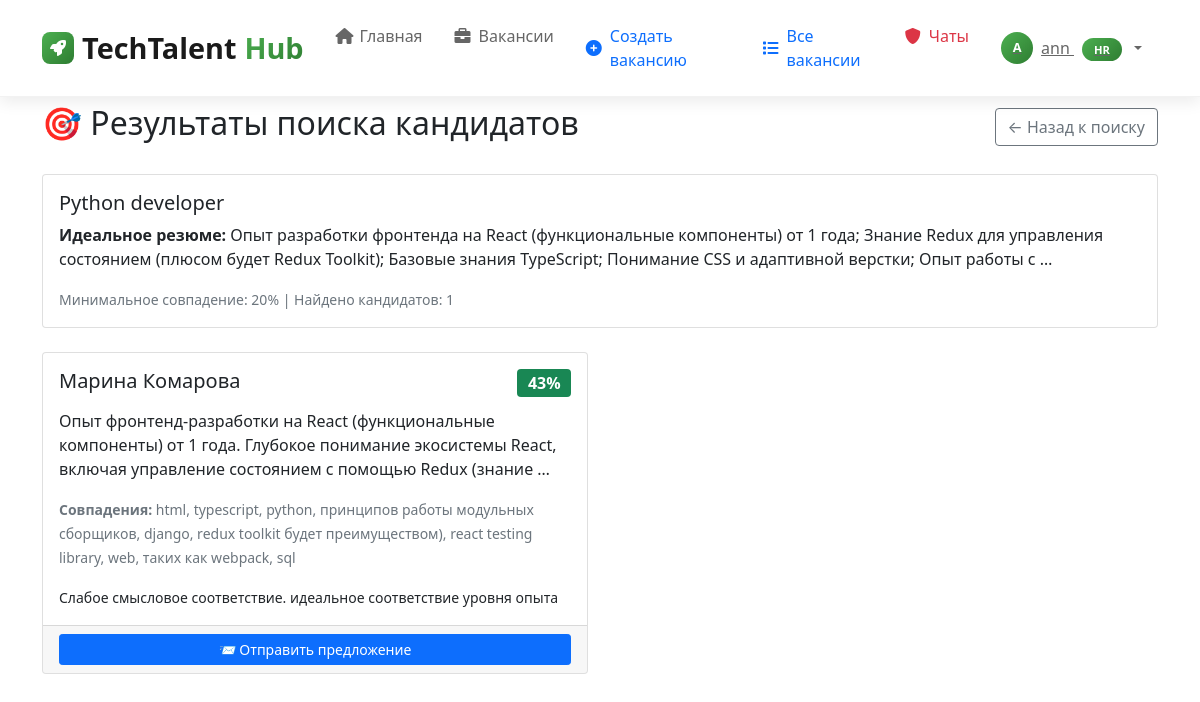
The page /ai-search/results/1/ (signed in) on the database its author committed.
### career_app/models.py (models this page shows, shortened)
class IdealCandidateProfile(models.Model):
    hr_user = models.ForeignKey(User, on_delete=models.CASCADE, verbose_name="HR")
    title = models.CharField(max_length=200, verbose_name="Название профиля")
    ideal_resume = models.TextField(verbose_name="Идеальное резюме")
    required_skills = models.TextField(verbose_name="Требуемые навыки")
    experience_level = models.CharField(max_length=100, verbose_name="Уровень опыта")
    education_requirements = models.TextField(blank=True, verbose_name="Требования к образованию")
    min_match_percentage = models.IntegerField(default=70, verbose_name="Минимальный % совпадения")
    max_candidates = models.IntegerField(default=10, verbose_name="Максимум кандидатов")
    is_active = models.BooleanField(default=True, verbose_name="Активен")
    created_at = models.DateTimeField(auto_now_add=True)
    class Meta:
        verbose_name = "Идеальный профиль кандидата"
        verbose_name_plural = "Идеальные профили кандидатов"

class AISearchMatch(models.Model):
    ideal_candidate_profile = models.ForeignKey(IdealCandidateProfile, on_delete=models.CASCADE, null=True, blank=True)
    ideal_vacancy_profile = models.ForeignKey(IdealVacancyProfile, on_delete=models.CASCADE, null=True, blank=True)
    matched_applicant = models.ForeignKey(Applicant, on_delete=models.CASCADE, null=True, blank=True)
    matched_vacancy = models.ForeignKey(Vacancy, on_delete=models.CASCADE, null=True, blank=True)
    match_percentage = models.IntegerField(verbose_name="Процент совпадения")
    match_details = models.JSONField(verbose_name="Детали совпадения", default=dict)
    status = models.CharField(max_length=20, choices=[
        ('pending', 'Ожидает'),
        ('offer_sent', 'Офер отправлен'),
        ('accepted', 'Принято'),
        ('rejected', 'Отклонено'),
    ], default='pending')
    created_at = models.DateTimeField(auto_now_add=True)
    class Meta:
        verbose_name = "Результат ИИ-поиска"
        verbose_name_plural = "Результаты ИИ-поиска"

class Applicant(models.Model):
    EXPERIENCE_LEVELS = [
        ('no_experience', 'Нет опыта'),
        ('intern', 'Стажер'),
        ('junior', 'Junior (Начинающий)'),
        ('middle', 'Middle (Опытный)'),
        ('senior', 'Senior (Старший)'),
        ('lead', 'Lead (Руководитель)'),
    ]
    EDUCATION_LEVELS = [
        ('secondary', 'Среднее'),
        ('secondary_professional', 'Среднее профессиональное'),
        ('high', 'Высшее образование'),
    ]
    user = models.OneToOneField(User, on_delete=models.CASCADE, null=True, blank=True)
    first_name = models.CharField(max_length=100, verbose_name="Имя")
    last_name = models.CharField(max_length=100, verbose_name="Фамилия")
    email = models.EmailField(verbose_name="Email")
    phone = models.CharField(max_length=20, verbose_name="Телефон")
    position = models.CharField(max_length=200, blank=True, verbose_name="Желаемая должность")
    experience_level = models.CharField(
        max_length=50,
        choices=EXPERIENCE_LEVELS,
        blank=True,
        verbose_name="Уровень опыта"
    )
    education_level = models.CharField(
        max_length=50,
        choices=EDUCATION_LEVELS,
        blank=True,
        verbose_name="Уровень образования"
    )
    skills = models.TextField(blank=True, verbose_name="Навыки")
    experience = models.TextField(blank=True, verbose_name="Опыт работы")
    education = models.TextField(blank=True, verbose_name="Образование")
    about = models.TextField(blank=True, verbose_name="О себе")
    resume_file = models.FileField(upload_to='resumes/', null=True, blank=True, verbose_name="Файл резюме")
    resume_text = models.TextField(blank=True, verbose_name="Текст резюме")
    created_at = models.DateTimeField(auto_now_add=True)
    is_published = models.BooleanField(default=True, verbose_name="Резюме опубликовано")
    class Meta:
        verbose_name = "Соискатель"
        verbose_name_plural = "Соискатели"

### career_app/views.py (the view)
# urls.py: path('ai-search/results/<int:profile_id>/', views.ai_search_results, name='ai_search_results'),
@login_required
def ai_search_results(request, profile_id):
    user_profile = request.user.userprofile
    try:
        if user_profile.role == 'hr':
            profile = IdealCandidateProfile.objects.get(id=profile_id, hr_user=request.user)
            matches = AISearchMatch.objects.filter(
                ideal_candidate_profile=profile
            ).select_related('matched_applicant').order_by('-match_percentage')
            template = 'career_app/ai_candidate_results.html'
        else:
            profile = IdealVacancyProfile.objects.get(id=profile_id, applicant__user=request.user)
            matches = AISearchMatch.objects.filter(
                ideal_vacancy_profile=profile
            ).select_related('matched_vacancy', 'matched_vacancy__company').order_by('-match_percentage')
            template = 'career_app/ai_vacancy_results.html'
        print(f"=== ДИАГНОСТИКА РЕЗУЛЬТАТОВ ===")
        print(f"Профиль: {profile.title}")
        print(f"Найдено совпадений в базе: {matches.count()}")
        for match in matches:
            if hasattr(match, 'matched_vacancy') and match.matched_vacancy:
                print(f"- Вакансия: {match.matched_vacancy.title} - {match.match_percentage}%")
            elif hasattr(match, 'matched_applicant') and match.matched_applicant:
                print(
                    f"- Кандидат: {match.matched_applicant.first_name} {match.matched_applicant.last_name} - {match.match_percentage}%")
        context = {
            'profile': profile,
            'matches': matches,
            'debug_info': {
                'matches_count': matches.count(),
                'profile_title': profile.title
            }
        }
        return render(request, template, context)
    except IdealCandidateProfile.DoesNotExist:
        messages.error(request, 'Профиль кандидата не найден.')
        return redirect('ai_search_dashboard')
    except IdealVacancyProfile.DoesNotExist:
        messages.error(request, 'Профиль вакансии не найден.')
        return redirect('ai_search_dashboard')

### templates/career_app/ai_candidate_results.html (shortened to what this page needs)
{% extends 'base.html' %}
{% block content %}
<div class="container mt-4">
    <div class="d-flex justify-content-between align-items-center mb-4">
        <h2>🎯 Результаты поиска кандидатов</h2>
        <a href="{% url 'ai_search_dashboard' %}" class="btn btn-outline-secondary">← Назад к поиску</a>
    </div>
    <div class="card mb-4">
        <div class="card-body">
            <h5 class="card-title">{{ profile.title }}</h5>
            <p class="card-text"><strong>Идеальное резюме:</strong> {{ profile.ideal_resume|truncatewords:30 }}</p>
            <p class="card-text">
                <small class="text-muted">
                    Минимальное совпадение: {{ profile.min_match_percentage }}% |
                    Найдено кандидатов: {{ matches|length }}
                </small>
            </p>
        </div>
    </div>
    {% if matches %}
    <div class="row">
        {% for match in matches %}
        <div class="col-md-6 mb-3">
            <div class="card h-100">
                <div class="card-body">
                    <div class="d-flex justify-content-between align-items-start mb-2">
                        <h5 class="card-title">{{ match.matched_applicant.first_name }} {{ match.matched_applicant.last_name }}</h5>
                        <span class="badge bg-success fs-6">{{ match.match_percentage }}%</span>
                    </div>
                    {% if match.matched_applicant.resume_text %}
                    <p class="card-text">{{ match.matched_applicant.resume_text|truncatewords:20 }}</p>
                    {% endif %}
                    {% if match.match_details.matched_concepts %}
                    <p class="card-text">
                        <small class="text-muted">
                            <strong>Совпадения:</strong>
                            {{ match.match_details.matched_concepts|join:", " }}
                        </small>
                    </p>
                    {% endif %}
                    {% if match.match_details.explanation %}
                    <p class="card-text">
                        <small>{{ match.match_details.explanation }}</small>
                    </p>
                    {% endif %}
                </div>
                <div class="card-footer">
                    <div class="d-grid gap-2">
                        <a href="{% url 'send_offer_to_candidate' match.id %}" class="btn btn-primary btn-sm">
                            📨 Отправить предложение
                        </a>
                    </div>
                </div>
            </div>
        </div>
        {% endfor %}
    </div>
    {% endif %}
</div>
{% endblock %}

### templates/base.html (shortened to what this page needs)
<!DOCTYPE html>
<html lang="ru">
<head>
    <link href="https://cdn.jsdelivr.net/npm/bootstrap@5.1.3/dist/css/bootstrap.min.css" rel="stylesheet">
    <link href="https://cdnjs.cloudflare.com/ajax/libs/font-awesome/6.0.0/css/all.min.css" rel="stylesheet">
</head>
<body>
    <nav class="navbar navbar-expand-lg navbar-light fixed-top">
        <div class="container">
            <a class="navbar-brand" href="{% url 'home' %}">
                <div class="brand-icon">
                    <i class="fas fa-rocket"></i>
                </div>
                TechTalent<span>Hub</span>
            </a>
            <div class="collapse navbar-collapse" id="navbarNav">
                <ul class="navbar-nav me-auto">
    <li class="nav-item">
        <a class="nav-link {% if request.path == '/' %}active{% endif %}" href="{% url 'home' %}">
            <i class="fas fa-home"></i>
            Главная
        </a>
    </li>
    <li class="nav-item">
        <a class="nav-link {% if 'vacancy' in request.path %}active{% endif %}" href="{% url 'vacancy_list' %}">
            <i class="fas fa-briefcase"></i>
            Вакансии
        </a>
    </li>
    {% if user.is_authenticated %}
        {% if user.userprofile.role == 'admin' %}
            <li class="nav-item admin">
                <a class="nav-link" href="{% url 'moderation_list' %}">
                    <i class="fas fa-shield-alt"></i>
                    Модерация
                </a>
            </li>
            <li class="nav-item admin">
                <a class="nav-link" href="{% url 'analytics' %}">
                    <i class="fas fa-chart-bar"></i>
                    Аналитика
                </a>
            </li>
        {% elif user.userprofile.role == 'hr' %}
            <li class="nav-item hr">
                <a class="nav-link" href="{% url 'create_vacancy' %}">
                    <i class="fas fa-plus-circle"></i>
                    Создать вакансию
                </a>
            </li>
            <li class="nav-item hr">
                <a class="nav-link" href="{% url 'vacancy_list' %}">
                    <i class="fas fa-list"></i>
                    Все вакансии
                </a>
            </li>
        {% endif %}
            <li class="nav-item admin">
                <a class="nav-link" href="{% url 'chat_list' %}">
                    <i class="fas fa-shield-alt"></i>
                    Чаты
                </a>
            </li>
    {% endif %}
</ul>
                <ul class="navbar-nav">
                    {% if user.is_authenticated %}
                        <li class="nav-item dropdown">
                            <a class="user-dropdown dropdown-toggle" href="#" role="button" data-bs-toggle="dropdown">
                                <div class="user-avatar">
                                    {{ user.username|first|upper }}
                                </div>
                                <span class="d-none d-md-inline">
                                    {{ user.username }}
                                    <span class="role-badge">
                                        {% if user.userprofile.role == 'admin' %}Админ
                                        {% elif user.userprofile.role == 'hr' %}HR
                                        {% elif user.userprofile.role == 'university' %}ВУЗ
                                        {% elif user.userprofile.role == 'student' %}Студент
                                        {% else %}Пользователь{% endif %}
                                    </span>
                                </span>
                            </a>
                        </li>
                    {% endif %}
                </ul>
            </div>
        </div>
    </nav>
    <div style="padding-top: 80px;"></div>
    <main>
        {% block content %}
        {% endblock %}
    </main>
</body>
</html>

### templates/base.html (style rules this page uses)
:root { --primary-green: #4caf50; --primary-dark: #1a1a1a; --text-gray: #666; --light-gray: #f8f9fa; --border-color: #e9ecef; --shadow-light: 0 5px 15px rgba(0,0,0,0.08); --shadow-medium: 0 10px 30px rgba(0,0,0,0.12); }
.navbar { background: rgba(255, 255, 255, 0.95) !important; backdrop-filter: blur(10px); border-bottom: 1px solid rgba(0, 0, 0, 0.05); padding: 1rem 0; transition: all 0.3s ease; box-shadow: var(--shadow-light); }
.navbar-brand { font-weight: 800; font-size: 1.8rem; color: var(--primary-dark) !important; display: flex; align-items: center; gap: 0.5rem; }
.navbar-brand span { color: var(--primary-green); background: linear-gradient(135deg, var(--primary-green) 0%, #2e7d32 100%); -webkit-background-clip: text; -webkit-text-fill-color: transparent; background-clip: text; }
.brand-icon { width: 32px; height: 32px; background: linear-gradient(135deg, var(--primary-green) 0%, #2e7d32 100%); border-radius: 8px; display: flex; align-items: center; justify-content: center; color: white; font-size: 1rem; }
.nav-link { color: var(--text-gray) !important; font-weight: 500; padding: 0.5rem 1rem !important; border-radius: 8px; transition: all 0.3s ease; display: flex; align-items: center; gap: 0.5rem; position: relative; }
.nav-link i { width: 16px; text-align: center; }
.user-dropdown { background: none; border: none; color: var(--text-gray); font-weight: 500; display: flex; align-items: center; gap: 0.5rem; padding: 0.5rem 1rem; border-radius: 8px; transition: all 0.3s ease; }
.user-avatar { width: 32px; height: 32px; background: linear-gradient(135deg, var(--primary-green) 0%, #2e7d32 100%); border-radius: 50%; display: flex; align-items: center; justify-content: center; color: white; font-size: 0.8rem; font-weight: 600; }
.role-badge { background: linear-gradient(135deg, var(--primary-green) 0%, #2e7d32 100%); color: white; padding: 0.25rem 0.75rem; border-radius: 15px; font-size: 0.7rem; font-weight: 600; margin-left: 0.5rem; }
.nav-item.admin .nav-link { color: #dc3545 !important; }
.nav-item.hr .nav-link { color: #0d6efd !important; }

### rows shown on the page
IdealCandidateProfile: title "Python developer", ideal_resume "Опыт разработки фронтенда на React (функциональные компоненты) от 1 года; Знание Redux для управления состоянием (плюсом будет Redux Toolkit); Базовые знания TypeScript; Понимание CSS и адаптивной верстки; Опыт работы с …", min_match_percentage "20"
AISearchMatch: matched_applicant.first_name "Марина", matched_applicant.last_name "Комарова", match_percentage "43", matched_applicant.resume_text "Опыт фронтенд-разработки на React (функциональные компоненты) от 1 года. Глубокое понимание экосистемы React, включая управление состоянием с помощью Redux (знание …", match_details.matched_concepts "html, typescript, python, принципов работы модульных сборщиков, django, redux toolkit будет преимуществом), react testing library, web, таких как webpack, sql", match_details.explanation "Слабое смысловое соответствие. идеальное соответствие уровня опыта"

### other values the page prints
{{ user.username|first|upper }} "A"
{{ user.username }} "ann"
{{ matches|length }} "1"
